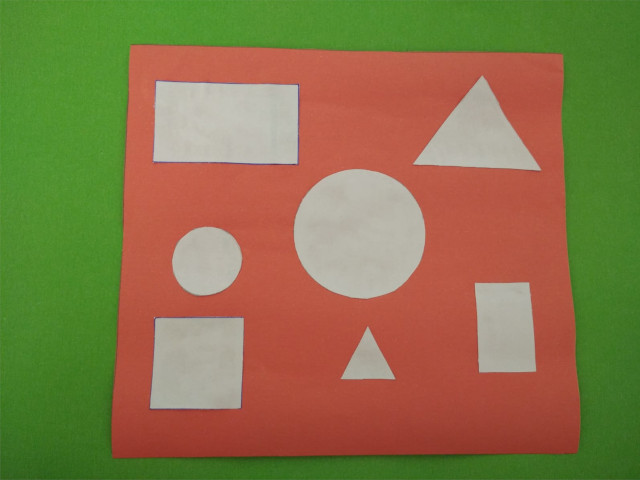
//> input picture images/res.jpeg, 640 x 480 px, given in place of the camera
$ ./main   (built with g++ and OpenCV 4)
//> lines starting //> are read from the running program, lines starting //| are printed output that depends on the picture; after the words box and inside, x2 and y2 are one past the last pixel; in counts of white or black regions, pixels touching at a corner belong together
### src/shapeContour.h
#ifndef GUARD_shapeContour_h
#define GUARD_shapeContour_h

#include <opencv2/opencv.hpp>
#include<string>
#include<stdlib.h>


double angle(cv::Point,cv::Point,cv::Point);
void setLabel(cv::Mat&,const std::string,std::vector<cv::Point>&);
int lengthSquare(cv::Point, cv::Point);
float printAngle(cv::Point,cv::Point,cv::Point);
bool compareContourAreas ( std::vector<cv::Point> contour1, std::vector<cv::Point> contour2 );
void function();


#endif

### src/functions.cpp
#include<opencv2/opencv.hpp>
#include<math.h>

#include "shapeContour.h"

#define PI 3.141592653589793238462643383279502884197169399375105820974944592307816406286


using cv::Point;    using std::string;
using cv::Mat;      using std::vector;


double angle(cv::Point pt1, cv::Point pt2, cv::Point pt0)
{
    double dx1 = pt1.x - pt0.x;
    double dy1 = pt1.y - pt0.y;
    double dx2 = pt2.x - pt0.x;
    double dy2 = pt2.y - pt0.y;
    return (dx1*dx2 + dy1*dy2)/sqrt((dx1*dx1 + dy1*dy1)*(dx2*dx2 + dy2*dy2) + 1e-10);
}


void setLabel(Mat& im, const string label, std::vector<cv::Point>& contour)
{
    int fontface = cv::FONT_HERSHEY_SIMPLEX;
    double scale = 0.4;
    int thickness = 1.5;
    int baseline = 0;


    cv::Size text = cv::getTextSize(label, fontface, scale, thickness, &baseline);
    cv::Rect r = cv::boundingRect(contour);

    cv::Point pt(r.x + ((r.width - text.width)/2), r.y + ((r.height + text.height)));
    cv::rectangle(im, pt + cv::Point(0, baseline), pt + cv::Point(text.width, -text.height), CV_RGB(255,255,255), CV_FILLED);
    cv::putText(im, label, pt, fontface, scale, CV_RGB(255,100,100), thickness, 8);
}

int lengthSquare(cv::Point p1, cv::Point p2){
    int xDif = p1.x - p2.x;
    int yDif = p1.y - p2.y;

    return xDif*xDif + yDif*yDif;
}
float printAngle(cv::Point p0, cv::Point p1, cv::Point p2){
    float a2 = lengthSquare(p1,p2);
    float b2 = lengthSquare(p0,p2);
    float c2 = lengthSquare(p0,p1);

    float a = sqrt(a2);
    float b = sqrt(b2);
    float c = sqrt(c2);

    float angle1 = acos((b2 + c2 - a2)/(2*b*c));
    float angle2 = acos((a2 + c2 - b2)/(2*a*c));
    float angle3 = acos((a2 + b2 - c2)/(2*a*b));


    angle1 = angle1 * 180 / PI;
    angle2 = angle2 * 180 / PI;
    angle3 = angle3 * 180 / PI;


//   std::cout << "angle1 : " << angle1 << std::endl;
//   std::cout << "angle2 : " << angle2 << std::endl;
//   std::cout << "angle3 : " << angle3 << std::endl;

   float angle = angle1 + angle2 + angle3;
//   std::cout<<"total: "<<angle<<std::endl;


   float kenar = (a*b)*0.5;
   float Area = kenar * sin(angle3*PI/180);

   return Area;
}

// [16 lines left out: functions compareContourAreas, function, not called in this run]

### src/main.cpp
#include <opencv2/highgui/highgui.hpp>
#include <opencv2/imgproc/imgproc.hpp>
#include <cmath>
#include <iostream>
#include <chrono>
#include <unistd.h>
#include "shapeContour.h"


int main(int argc, char** argv)
{
    cv::VideoCapture cap;
    if(!cap.open(0))
           return 0;
    for(;;){
        cv::Mat frame;
        cap>>frame;
//> frame is the input picture: 480 rows x 640 cols, CV_8UC3; mean B, G, R 72, 117.3, 135.7
        if( frame.empty() ) break; // end of video stream

//    auto start = std::chrono::steady_clock::now();

    std::vector<cv::Point> allCenter;
    std::vector<cv::Point> triangleCenter;
    std::vector<cv::Point> rectangleCenter;
    std::vector<cv::Point> rec;

// [6 lines of commented-out code are left out]

    cv::Mat gray;
    cvtColor(frame, gray, cv::COLOR_BGR2GRAY,2);
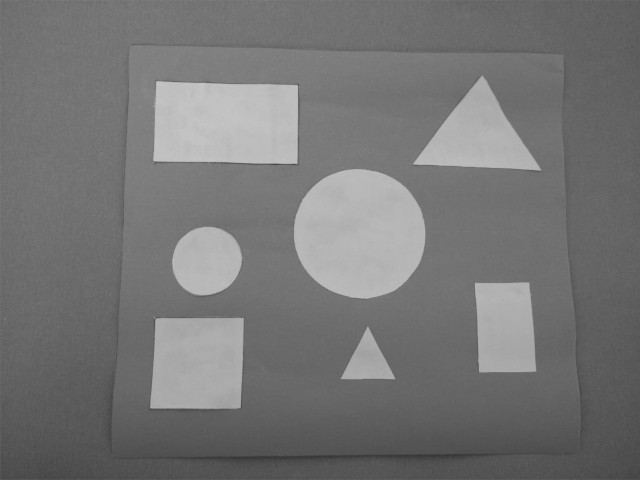
//> gray: 480 rows x 640 cols, CV_8UC1; min 54, max 199, mean 117.6

    cv::Mat bilateral_output;
    cv::bilateralFilter(gray,bilateral_output,5,75,75,cv::BORDER_DEFAULT);


    cv::Mat threshold_output;
    cv::adaptiveThreshold(bilateral_output, threshold_output, 240, cv::ADAPTIVE_THRESH_MEAN_C, cv::THRESH_BINARY,11,3);
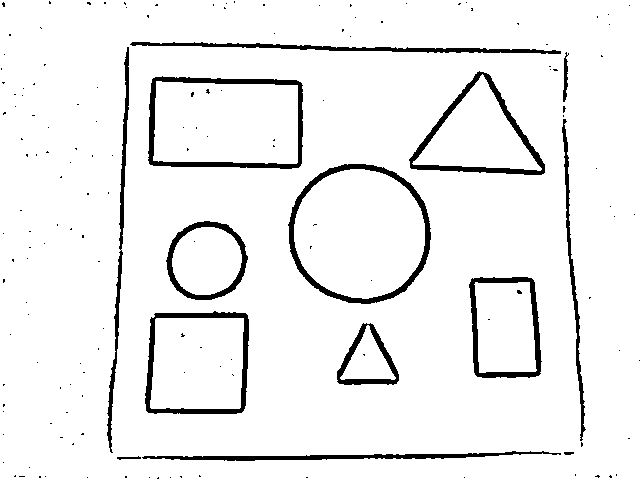
//> threshold_output: 480 rows x 640 cols, CV_8UC1; values 0 (black) and 240 (white), 94% white; 161 black regions (147 under 20 px)

    std::vector<std::vector<cv::Point> > contours;
    findContours(threshold_output, contours, cv::RETR_LIST,cv:: CHAIN_APPROX_NONE);
//> contours = 173 contours, 148 with area under 20; largest, box (x1, y1, x2, y2) and area: (0, 0, 640, 480) 306080, (287, 163, 432, 305) 16008, (147, 75, 304, 170) 13791, (294, 169, 425, 299) 13271, (153, 81, 298, 164) 11102

    std::vector<cv::Point> approx;
    std::vector<int> triangle;
    std::vector<int> circle;
    std::vector<int> rectangle;
    std::vector<int> square;


        for (int i = 0; i <contours.size(); i++)
        {

            // Approximate contour with accuracy proportional to the contour perimeter
            cv::approxPolyDP(cv::Mat(contours[i]), approx, cv::arcLength(cv::Mat(contours[i]), true)*0.04, true);

            if (std::fabs(cv::contourArea(contours[i])) < 5000)
                continue;


            if (approx.size() == 3)
            {


                float Ox = (approx[0].x + approx[1].x + approx[2].x)/3;
                float Oy = (approx[0].y + approx[1].y + approx[2].y)/3;

                cv::Point center = cv::Point(Ox,Oy);
//                std::cout<<"triangle center: "<<center<<std::endl;

               float Area = printAngle(approx[0],approx[1],approx[2]);
               if(cv::contourArea(contours[i])-Area<=1000){

//                  std::cout << "Tcenter: "<<allCenter.size()<< std::endl;
                  int ccc = 0;

                  if(triangleCenter.size()==0){
                      triangleCenter.push_back(center);
                      triangle.push_back(i);
                  }
                  else{
                    for(size_t n=0; n < triangleCenter.size(); n++){
                        if(std::abs(center.y - triangleCenter[n].y) <5){
                            std::cout << "triangle"<< std::endl;
                            ccc++;
                        }
                    }
                    if(ccc==0)
                    {
                        triangleCenter.push_back(center);
                        triangle.push_back(i);

                    }

                   }


            }
        }


            else if (approx.size() >= 4 && approx.size() <= 6)
            {
                // Number of vertices of polygonal curve
                int vtc = approx.size();

                // Get the cosines of all corners
                std::vector<double> cos;
                for (int j = 2; j < vtc+1; j++)
                    cos.push_back(angle(approx[j%vtc], approx[j-2], approx[j-1]));

                // Sort ascending the cosine values
                std::sort(cos.begin(), cos.end());

                // Get the lowest and the highest cosine
                double mincos = cos.front();
                double maxcos = cos.back();


                if (vtc == 4 && mincos >= -0.1 && maxcos <= 0.3){

                    cv::Rect r=cv::boundingRect(contours[i]);
                    double ratio=std::abs(1-(double)r.width/r.height);


                    //approx değerlerim benim köşe noktalarım ve approx değerleri random olarak geliyor
                    //bunu düzeltmek için approxları x lerin yakınlık durumuna göre sıralamaya çalışma

                      if(std::abs(approx[0].x-approx[1].x)<3){
                          continue;
                      }
                      else if(std::abs(approx[0].x-approx[2].x)<3){
                          rec.push_back(approx[1]);
                          approx[1]=approx[2];
                          approx[2]=rec[0];
                          continue;
                      }
                      else if(std::abs(approx[0].x-approx[3].x)<3){
                          rec.push_back(approx[1]);
                          approx[1]=approx[3];
                          approx[3]=rec[0];
                      }


                      std::cout<<"\n"<<std::endl;

                      float Mx = (approx[0].x + approx[2].x)/2;
                      float My = (approx[0].y + approx[2].y)/2;

                      cv::Point Rcenter = cv::Point(Mx,My);


                      int count=0;
                      if(rectangleCenter.size()==0){
                          rectangleCenter.push_back(Rcenter);
                         if(ratio<=0.05){
                             square.push_back(i);
                         }else{
                          rectangle.push_back(i);
                         }

                      }
                      else{
                          for(size_t j=0;j<rectangleCenter.size();j++){

                              if(std::abs(Rcenter.x - rectangleCenter[j].x)<5)
                                {
                                    std::cout << "rectangle"<< std::endl;
                                    count++;
                                 }
                            }

                          }
                          if(count==0){
                              rectangleCenter.push_back(Rcenter);
                              if(ratio<=0.05){
                                  square.push_back(i);
                              }else{
                              rectangle.push_back(i);
                              }
                          }
                      }


                else if (vtc == 5 && mincos >= -0.34 && maxcos <= -0.27){
                    cv::Scalar color (145, 60, 255);
                    cv::drawContours( frame, contours,static_cast<int>(i), color,2 );
                    setLabel(frame, "Pentagon", contours[i]);
                }
                else if (vtc == 6 && mincos >= -0.55 && maxcos <= -0.45){
                    cv::Scalar color (255,153,255);
                    cv::drawContours( frame, contours, static_cast<int>(i), color,2 );
                    setLabel(frame, "Hexagon", contours[i]);
                }

            }
            else
            {
                // Detect and label circles
                double area = cv:: contourArea(contours[i]);
                cv::Rect r = cv::boundingRect(contours[i]);
                int radius = r.width /2;

                 if (std::abs(1 - ((double)r.width / r.height)) <= 0.2 && std::abs(1 - (area / (CV_PI * pow(radius, 2)))) <= 0.2){

                       float x = (r.x + (r.width)/2);
                       float y = (r.y + (r.height)/2);
                       cv::Point points = cv::Point(x,y);

                       std::cout << "Ccenter: "<<allCenter.size()<< std::endl;
                       int ccc=0;
                       if(allCenter.size()==0){
                           allCenter.push_back(points);
                           circle.push_back(i);
                       }
                       else{
                           for(size_t j=0;j<allCenter.size();j++){

                               if(std::abs(points.x - allCenter[j].x)<5)
                                 {
                                     std::cout << "circle"<< std::endl;
                                     ccc++;
                                  }
                             }

                           }
                           if(ccc==0){
                               allCenter.push_back(points);
                               circle.push_back(i);
                           }
                       }


}
}
//> this loop made 173 passes
//> (Ox, Oy, xDif in lengthSquare, yDif in lengthSquare, a2 in printAngle, xDif in lengthSquare (second call), yDif in lengthSquare (second call), b2 in printAngle) on passes 127 to 128: (478, 135, 70, -89, 12821, 129, 6, 16677), (477, 133, -66, -102, 14760, -137, -13, 18938)
//> (area, r, radius, x, y, ccc) on passes 89, 91: (13271, Rect(294, 169, 131, 130), 65, 359, 234, 0), (16008, Rect(287, 163, 145, 142), 72, 359, 234, 1)
//| Ccenter: 0
//| Ccenter: 2
//| Ccenter: 3
//> (output is shown up to pass 126 of 173)
//> after the loop, approx = 4 Points (x, y): [0, 0], [0, 479], [639, 479], [639, 0]
        for(int t=0; t<triangle.size();t++){
            cv::Scalar color (55, 100, 255);

            setLabel(frame, "Triangle", contours[triangle[t]]);
            cv::drawContours( frame, contours,triangle[t], color,2 );
        }
//> this loop made 1 pass
//> (baseline in setLabel, text in setLabel, r in setLabel, pt in setLabel) on pass 1: (4, Size(49, 9), Rect(412, 74, 130, 97), Point(452, 180))
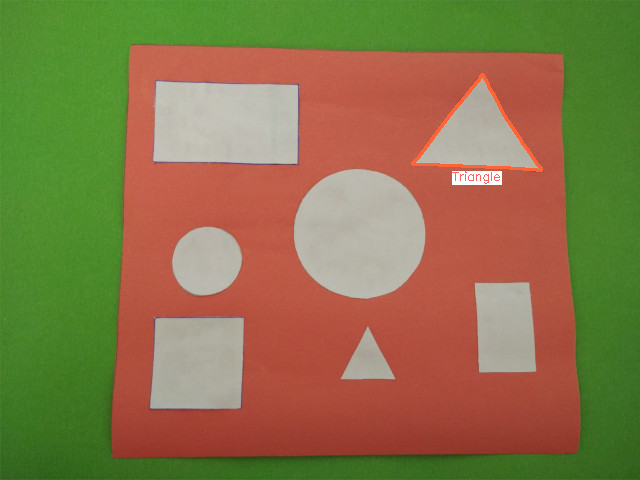
//> frame: 480 rows x 640 cols, CV_8UC3; 0.62% of pixels changed, all inside (x1, y1, x2, y2) = (411, 73, 543, 185)

        for(int n=0; n<circle.size();n++){
            cv::Scalar color(255,100,100);
            drawContours(frame,contours,circle[n],color,2);
            setLabel(frame, "Circle", contours[circle[n]]);

        }
//> this loop made 3 passes
//> (r in setLabel, pt in setLabel) on passes 1 to 3: (Rect(165, 220, 84, 81), Point(189, 310)), (Rect(165, 220, 84, 81), Point(189, 310)), (Rect(294, 169, 131, 130), Point(342, 308))
//> pass 1, in setLabel (call 2), `cv::putText(im, label, pt, fontface, scale, CV_RGB(255,100,100), thick..`:
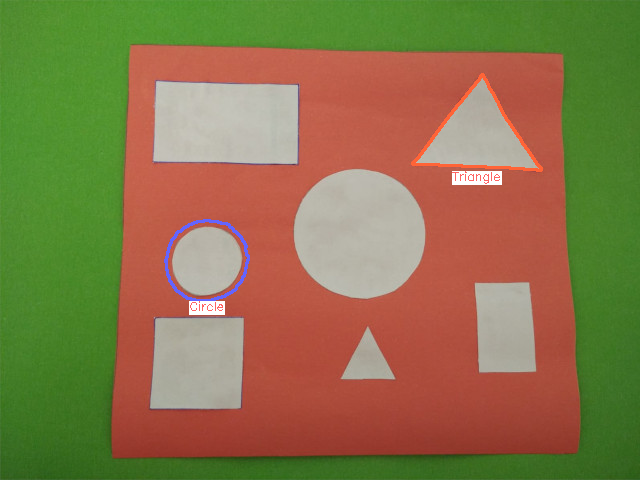
//> im: 480 rows x 640 cols, CV_8UC3; mean B, G, R 72.9, 117.7, 136.1

        for(int n=0; n<rectangle.size();n++){
            cv::Scalar color (80, 220, 140);
            drawContours(frame,contours,rectangle[n],color,2);
            setLabel(frame, "Rectangle", contours[rectangle[n]]);

        }
//> this loop made 2 passes
//> (baseline in setLabel, text in setLabel, r in setLabel, pt in setLabel) on passes 1 to 2: (4, Size(62, 9), Rect(468, 276, 75, 103), Point(474, 388)), (4, Size(62, 9), Rect(153, 81, 145, 83), Point(194, 173))
//> pass 1, in setLabel (call 5), `cv::putText(im, label, pt, fontface, scale, CV_RGB(255,100,100), thick..`:
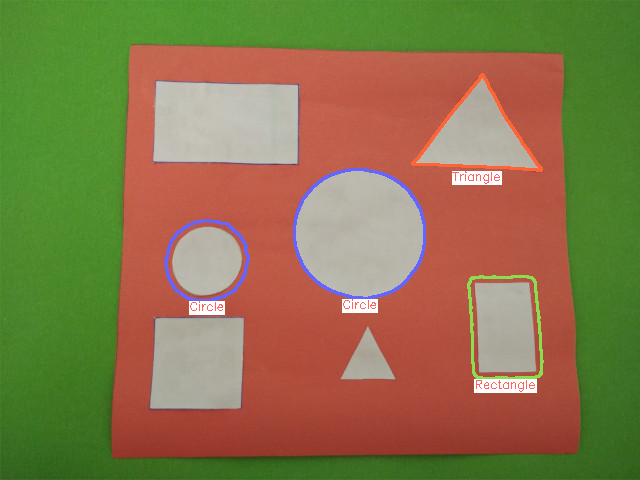
//> im: 480 rows x 640 cols, CV_8UC3; mean B, G, R 74.3, 118.7, 136
//> pass 2, in setLabel (call 6), `cv::putText(im, label, pt, fontface, scale, CV_RGB(255,100,100), thick..`:
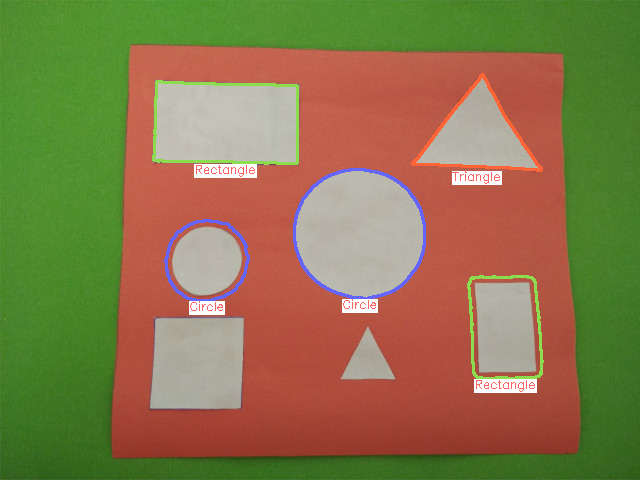
//> im: 480 rows x 640 cols, CV_8UC3; mean B, G, R 74.3, 119.3, 136
        for(int n=0; n<square.size();n++){
            cv::Scalar color (0, 0, 255);
            drawContours(frame,contours,square[n],color,2);
            setLabel(frame, "Square", contours[square[n]]);

        }
//> this loop made 2 passes
//> (baseline in setLabel, text in setLabel, r in setLabel, pt in setLabel) on passes 1 to 2: (4, Size(44, 9), Rect(150, 318, 94, 91), Point(175, 418)), (4, Size(44, 9), Rect(150, 318, 94, 91), Point(175, 418))
//> pass 1, in setLabel (call 7), `cv::putText(im, label, pt, fontface, scale, CV_RGB(255,100,100), thick..`:
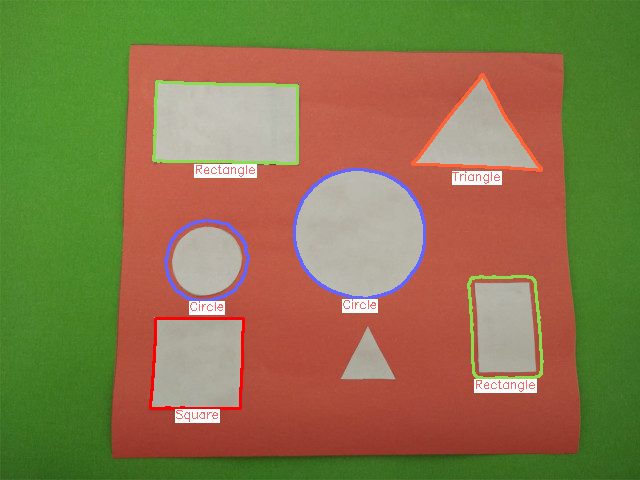
//> im: 480 rows x 640 cols, CV_8UC3; mean B, G, R 74.2, 119.2, 136.5


//        std::cout<<"\n"<<std::endl;
//        auto end= std::chrono::steady_clock::now();

//        std::cout<<"Elapsed time in milliseconds : "
//                <<std::chrono::duration_cast<std::chrono::milliseconds>(end-start).count()
//               <<"ms"<<std::endl;


    cv::imshow("threshold",threshold_output);
    cv::imshow("output", frame);
    if( cv::waitKey(30) >= 0 ) break;
//> the Esc key is pressed
    }
        return 0;
}

$ run again, on images/test1.jpeg
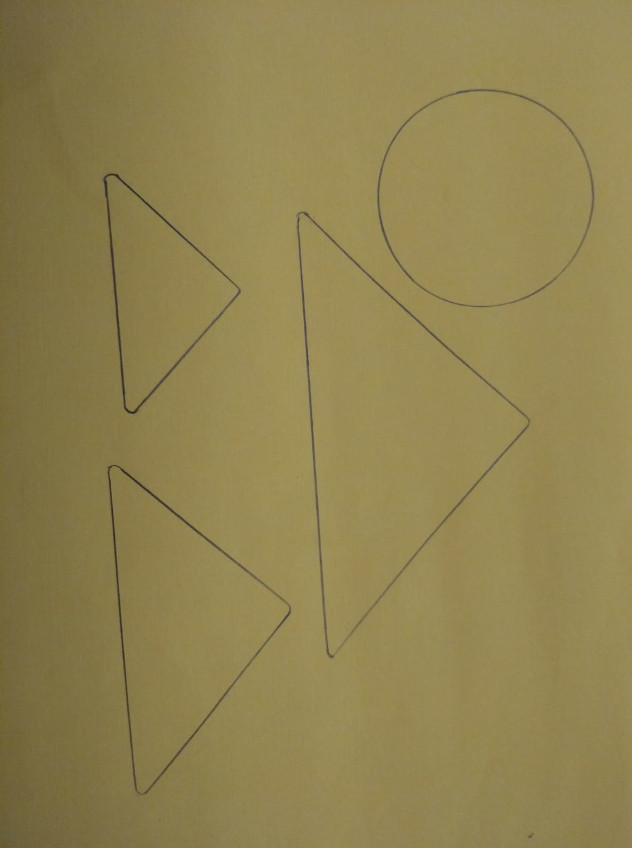
//> input picture images/test1.jpeg, 632 x 848 px, given in place of the camera
//> frame is the input picture: 848 rows x 632 cols, CV_8UC3; mean B, G, R 80, 130.8, 145.1
//> `cv::adaptiveThreshold(bilateral_output, threshold_output, 240, cv::ADA..`:
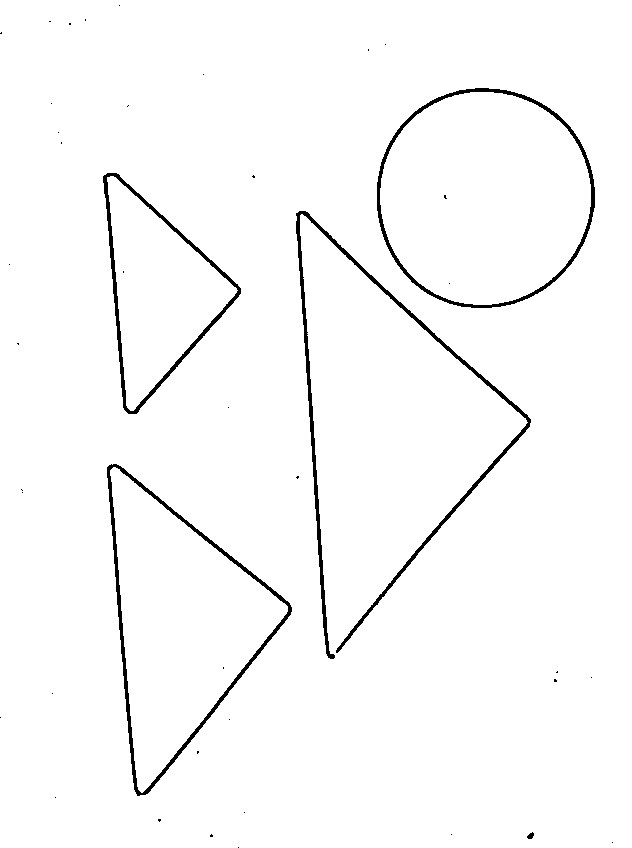
//> threshold_output: 848 rows x 632 cols, CV_8UC1; values 0 (black) and 240 (white), 97.8% white; 42 black regions (37 under 20 px)
//> contours = 45 contours, 36 with area under 20; largest, box (x1, y1, x2, y2) and area: (0, 0, 632, 848) 534450, (376, 87, 596, 309) 38227, (380, 92, 591, 305) 35175, (106, 463, 293, 797) 31834, (110, 467, 288, 793) 28222
//> the loop `for (int i = 0; i <contours.size(); i++)` made 45 passes
//> (printed output is left out)
//> the loop `for(int n=0; n<circle.size();n++)` made 2 passes
//> (baseline in setLabel, text in setLabel, r in setLabel, pt in setLabel) on passes 1 to 2: (4, Size(35, 9), Rect(380, 92, 211, 213), Point(468, 314)), (4, Size(35, 9), Rect(380, 92, 211, 213), Point(468, 314))
//> pass 1, in setLabel, `cv::putText(im, label, pt, fontface, scale, CV_RGB(255,100,100), thick..`:
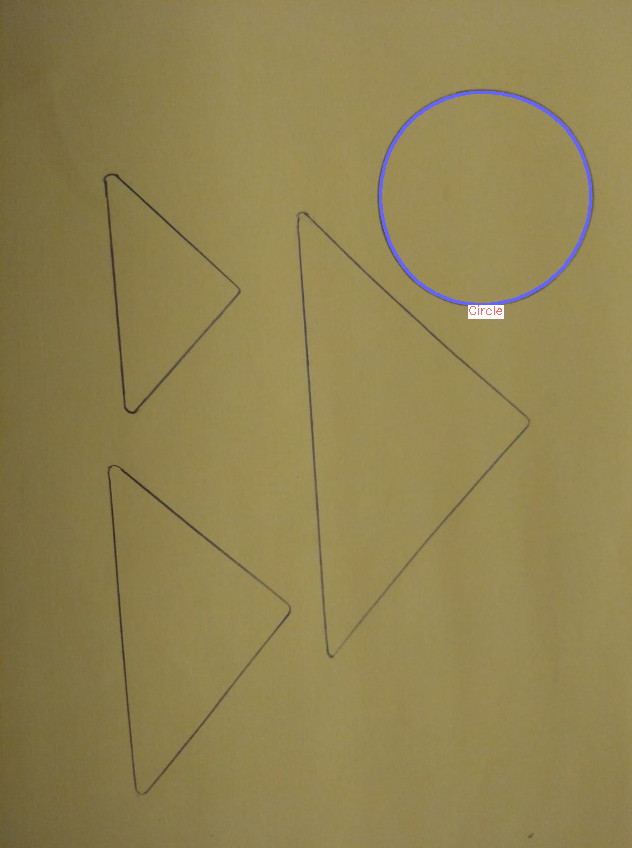
//> im: 848 rows x 632 cols, CV_8UC3; mean B, G, R 80.9, 130.7, 145
